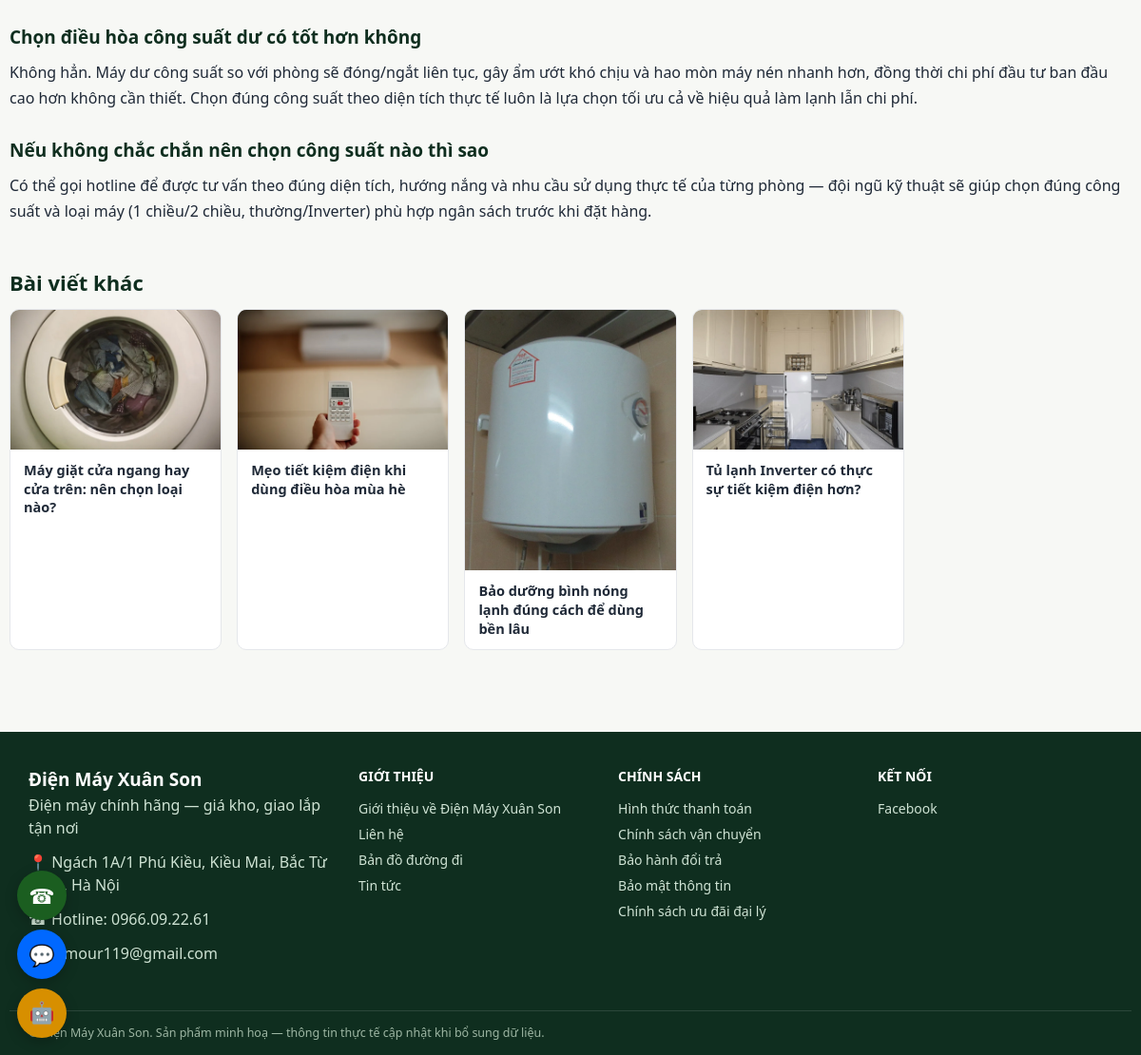
Page /tin-tuc/cach-chon-dieu-hoa-phu-hop-voi-dien-tich-phong (lower part) on the earlier database version.
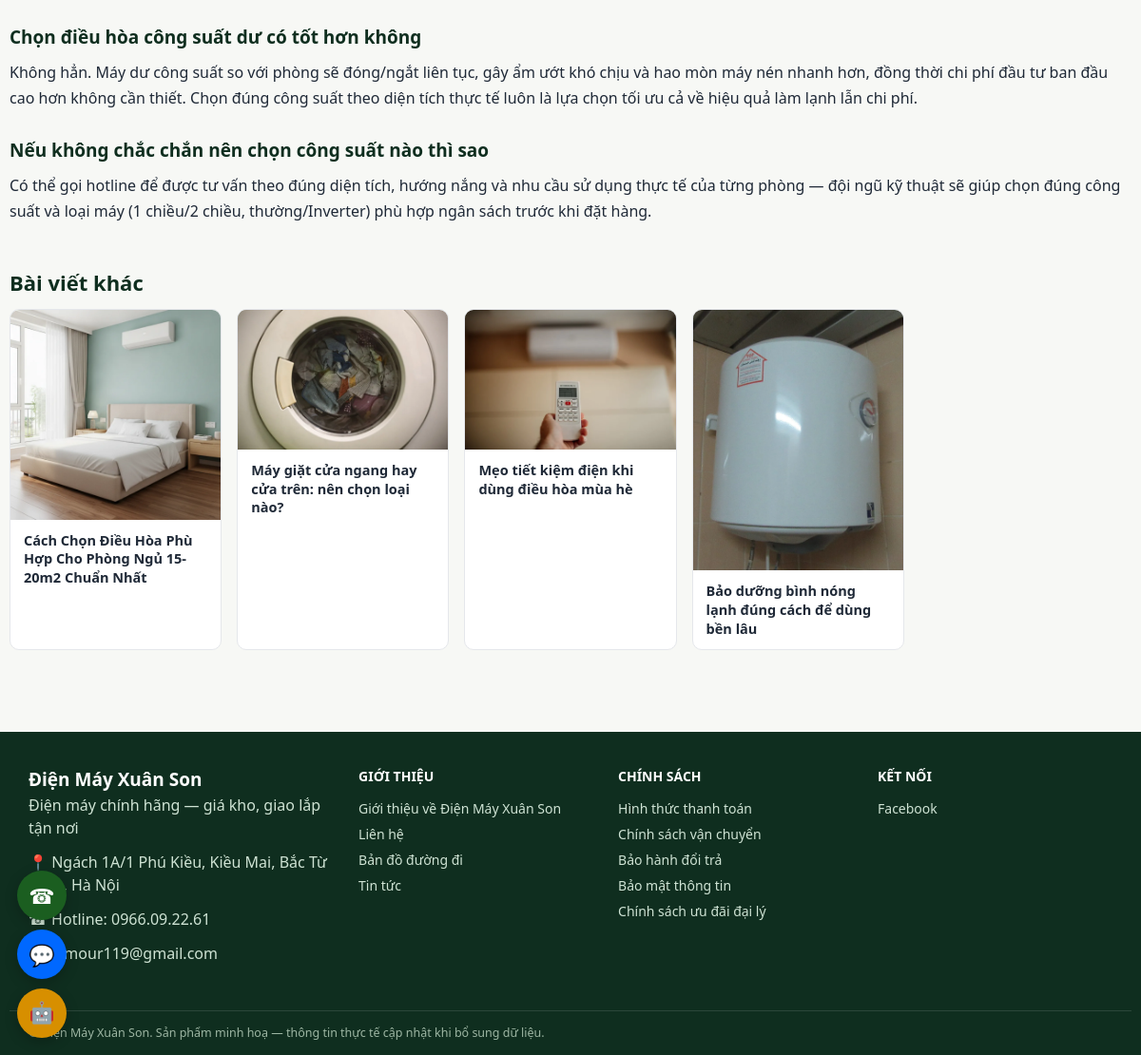
Same page on the later database version.
### tables this page shows
CREATE TABLE articles (
    id INTEGER PRIMARY KEY AUTOINCREMENT,
    title TEXT NOT NULL,
    slug TEXT NOT NULL UNIQUE,
    image TEXT DEFAULT '',
    excerpt TEXT DEFAULT '',
    content TEXT DEFAULT '',
    category TEXT DEFAULT 'Kiến thức tiêu dùng',
    published INTEGER DEFAULT 1,
    created_at TEXT NOT NULL
, meta_title TEXT DEFAULT '', meta_description TEXT DEFAULT '', keyword TEXT DEFAULT '', related_product_ids TEXT DEFAULT '');

### app.py (the view)
@app.route("/tin-tuc/<slug>")
def article_detail_page(slug):
    article = db.get_article_by_slug(slug)
    if not article or not article["published"]:
        abort(404)
    others = [a for a in db.list_articles(limit=5) if a["id"] != article["id"]][:4]
    related_ids = [int(i) for i in (article["related_product_ids"] or "").split(",") if i.strip().isdigit()]
    related_products = db.get_products_by_ids(related_ids)
    return render_template(
        "article_detail.html", article=article, others=others, related_products=related_products,
    )

### app.py (called while the page is built)
def parse_article(text):
    blocks = []
    for line in (text or "").split("\n"):
        line = line.strip()
        if not line:
            continue
        if line.startswith("## "):
            blocks.append(("h3", line[3:].strip()))
        else:
            blocks.append(("p", line))
    return blocks

@app.before_request
def load_common():
    g.settings = db.load_settings()
    g.nav_categories = db.list_categories()

@app.context_processor
def inject_globals():
    return {"settings": g.settings, "nav_categories": g.nav_categories}

### db.py (called while the page is built)
@contextmanager
def get_conn():
    conn = sqlite3.connect(DB_PATH)
    conn.row_factory = sqlite3.Row
    conn.execute("PRAGMA foreign_keys = ON")
    try:
        yield conn
        conn.commit()
    finally:
        conn.close()

def load_settings_raw() -> dict:
    try:
        with open(SETTINGS_PATH, encoding="utf-8") as f:
            data = json.load(f)
        merged = dict(DEFAULT_SETTINGS)
        merged.update(data)
        return merged
    except (OSError, json.JSONDecodeError):
        return dict(DEFAULT_SETTINGS)

### templates/article_detail.html (shortened to what this page needs)
{% extends "base.html" %}
{% from "_macros.html" import product_card with context %}
{% block content %}
<div class="wrap section">
  <article class="article-detail">
    <div class="article-body">
      {% for kind, text in article.content|article %}
        {% if kind == "h3" %}<h2>{{ text }}</h2>{% else %}<p>{{ text }}</p>{% endif %}
      {% endfor %}
    </div>
  </article>
  {% if others %}
  <section class="section">
    <h2 class="section-title">Bài viết khác</h2>
    <div class="news-grid">
      {% for a in others %}
      <a href="{{ url_for('article_detail_page', slug=a.slug) }}" class="news-card">
        <div class="news-thumb">{% if a.image %}<img src="{{ url_for('static', filename=a.image) }}" alt="{{ a.title }}">{% else %}📰{% endif %}</div>
        <div class="news-body">
          <h3>{{ a.title }}</h3>
        </div>
      </a>
      {% endfor %}
    </div>
  </section>
  {% endif %}
</div>
{% endblock %}

Differences in the rows shown:
no longer on this page (row unchanged): articles: image (picture), title "Tủ lạnh Inverter có thực sự tiết kiệm điện hơn?"
added articles: image (picture), title "Cách Chọn Điều Hòa Phù Hợp Cho Phòng Ngủ 15-20m2 Chuẩn Nhất"
